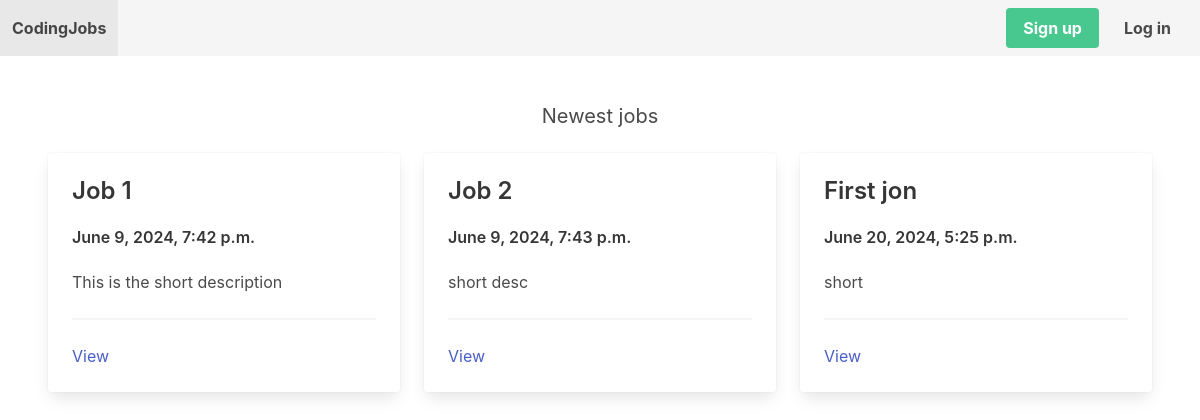
The page / on the database its author committed.
### apps/job/models.py (models this page shows, shortened)
class Job(models.Model):
    SIZE_1_9 = 'size_1_9'
    SIZE_10_49 = 'size_10_49'
    SIZE_50_99 = 'size_50_99'
    SIZE_100_9 = 'size_100'
    CHOICES_SIZE = (
        (SIZE_1_9, '1_9'),
        (SIZE_10_49, '10_49'),
        (SIZE_50_99, '50_99'),
        (SIZE_100_9, '100+'),
    )
    title = models.CharField( max_length=255)
    short_description = models.TextField()
    long_description = models.TextField(blank=True, null=True)
    company_name = models.CharField(max_length=255)
    company_address = models.CharField(max_length=255, blank=True, null=True)
    company_zipcode = models.CharField(max_length=255, blank=True, null=True)
    company_place = models.CharField(max_length=255, blank=True, null=True)
    company_country = models.CharField(max_length=255, blank=True, null=True)
    company_size = models.CharField(max_length=20, choices=CHOICES_SIZE, default=SIZE_1_9)
    created_by = models.ForeignKey(User, related_name='jobs', on_delete=models.CASCADE)
    created_at = models.DateTimeField(auto_now_add=True)
    changed_at = models.DateTimeField(auto_now=True)

### coreapp/views.py (the view)
# urls.py: path('', frontpage, name='frontpage'),
def frontpage(request):
    jobs = Job.objects.all()[0:3]
    return render(request, 'coreapp/frontpage.html',{'jobs':jobs})

### apps/notification/context_processors.py (called while the page is built)
def notifications(request):
    if request.user.is_authenticated:
        return {'notifications': request.user.notifications.filter(is_read=False)}
    else:
        return {'notifications': []}

### coreapp/templates/coreapp/frontpage.html
{% extends "coreapp/base.html" %}
{% block content %}
<h2 class="subtitle has-text-centered">Newest jobs</h2>
<div class="columns">
    {% for job in jobs %}
        <div class="column is-4">
            <div class="card">
                <div class="card-content">
                    <div class="media">
                        <div class="media-content">
                            <p class="title is-4">{{ job.title }}</p>
                            <p class="title is-6">{{ job.created_at }}</p>
                        </div>
                    </div>
                    <div class="content">
                    {{ job.short_description }}
                    <hr>
                    <a href="{% url 'job_detail' job.id %}">View</a>
                    </div>
                </div>
            </div>
        </div>
    {% endfor %}
{% endblock content %}

### rows shown on the page
Job: title "Job 1", created_at "June 9, 2024, 7:42 p.m.", short_description "This is the short description"
Job: title "Job 2", created_at "June 9, 2024, 7:43 p.m.", short_description "short desc"
Job: title "First jon", created_at "June 20, 2024, 5:25 p.m.", short_description "short"
